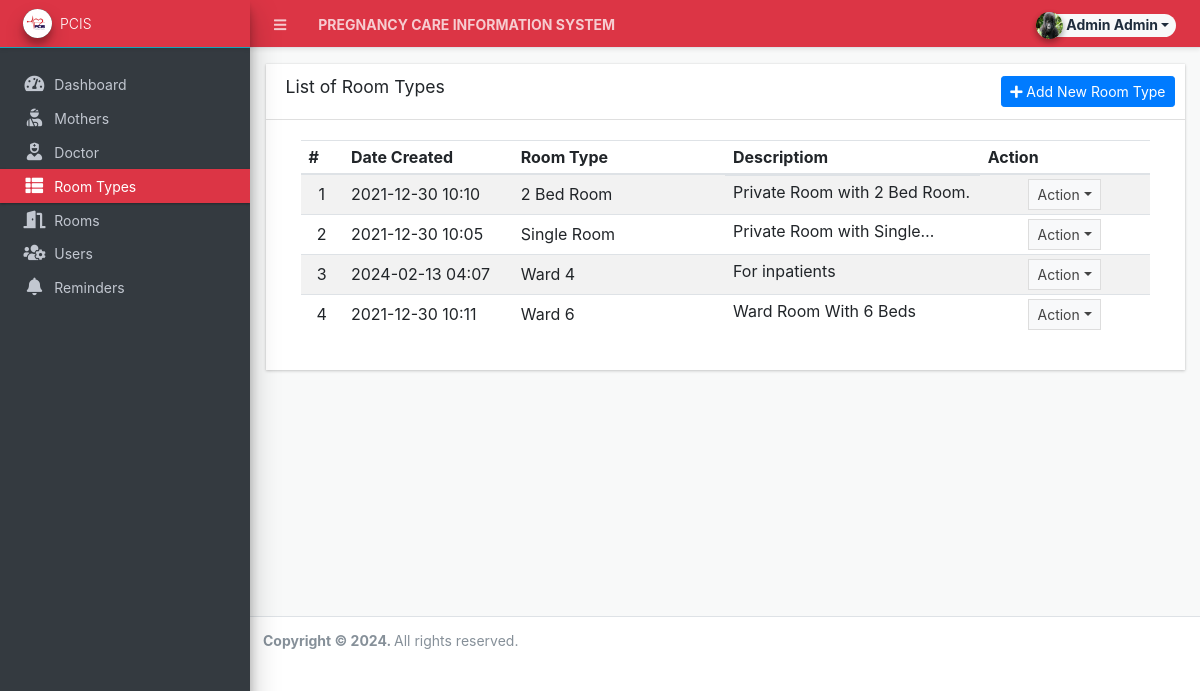
Page /?page=room_types (signed in) on the earlier database version.
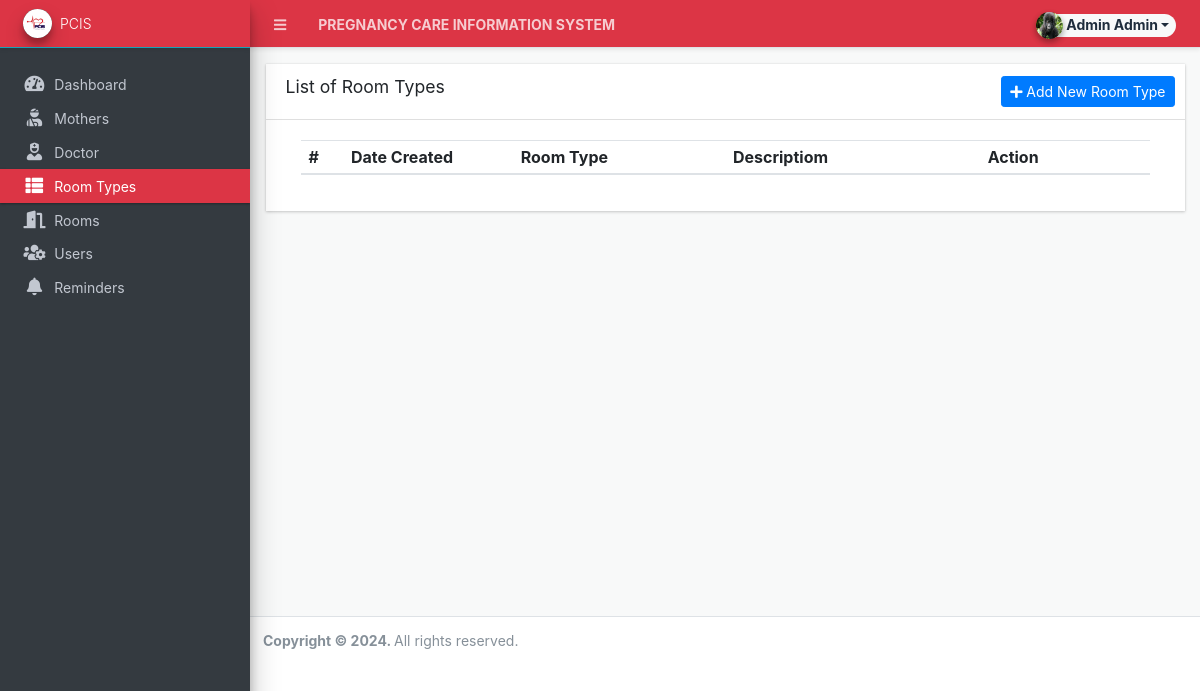
Same page on the later database version.
### tables this page shows
CREATE TABLE IF NOT EXISTS `room_type_list` (
  `id` int(30) NOT NULL AUTO_INCREMENT,
  `room` text NOT NULL,
  `description` text NOT NULL,
  `delete_flag` tinyint(1) NOT NULL DEFAULT '0',
  `date_created` datetime NOT NULL DEFAULT CURRENT_TIMESTAMP,
  `date_updated` datetime DEFAULT NULL ON UPDATE CURRENT_TIMESTAMP,
  PRIMARY KEY (`id`)
);

### config.php (called while the page is built, shortened)
<?php
require_once('classes/DBConnection.php');
require_once('classes/SystemSettings.php');
function validate_image($file){
	if(!empty($file)){
        $ex = explode('?',$file);
        $file = $ex[0];
        $param =  isset($ex[1]) ? '?'.$ex[1]  : '';
		if(is_file(base_app.$file)){
			return base_url.$file.$param;
		}else{
			return base_url.'dist/img/no-image-available.png';
		}
	}else{
		return base_url.'dist/img/no-image-available.png';
	}
}
function isMobileDevice(){
    $aMobileUA = array(
        '/iphone/i' => 'iPhone',
        '/ipod/i' => 'iPod',
        '/ipad/i' => 'iPad',
        '/android/i' => 'Android',
        '/blackberry/i' => 'BlackBerry',
        '/webos/i' => 'Mobile'
    );
    return false;
}
?>

### classes/DBConnection.php (called while the page is built, shortened)
<?php
class DBConnection{
    private $host = DB_SERVER;
    private $username = DB_USERNAME;
    private $password = DB_PASSWORD;
    private $database = DB_NAME;
    public $conn;
    public function __construct(){
        if (!isset($this->conn)) {
            $this->conn = new mysqli($this->host, $this->username, $this->password, $this->database);
        }
    }
}
?>

### classes/SystemSettings.php (called while the page is built, shortened)
<?php
class SystemSettings extends DBConnection{
	function userdata($field = ''){
		if(!empty($field)){
			if(isset($_SESSION['userdata'][$field]))
				return $_SESSION['userdata'][$field];
			else
				return null;
		}else{
			return false;
		}
	}
	function info($field=''){
		if(!empty($field)){
			if(isset($_SESSION['system_info'][$field]))
				return $_SESSION['system_info'][$field];
			else
				return false;
		}else{
			return false;
		}
	}
}
$_settings = new SystemSettings();
?>

### room_types/index.php (the view, shortened to what this page needs)
<div class="card card-outline rounded-0 ">
	<div class="card-header">
		<h3 class="card-title">List of Room Types</h3>
		<div class="card-tools">
			<a href="javascript:void(0)" id="create_new" class="btn btn-sm btn-primary"><span class="fas fa-plus"></span>  Add New Room Type</a>
		</div>
	</div>
	<div class="card-body">
		<div class="container-fluid">
        <div class="container-fluid">
			<table class="table table-hover table-striped">
				<colgroup>
					<col width="5%">
					<col width="20%">
					<col width="25%">
					<col width="30%">
					<col width="20%">
				</colgroup>
				<thead>
					<tr>
						<th>#</th>
						<th>Date Created</th>
						<th>Room Type</th>
						<th>Descriptiom</th>
						<th>Action</th>
					</tr>
				</thead>
				<tbody>
					<?php
						$i = 1;
						$qry = $conn->query("SELECT * from `room_type_list` where delete_flag = 0 order by `room` asc ");
						while($row = $qry->fetch_assoc()):
					?>
						<tr>
							<td class="text-center"><?php echo $i++; ?></td>
							<td class=""><?php echo date("Y-m-d H:i",strtotime($row['date_created'])) ?></td>
							<td><?php echo ($row['room']) ?></td>
							<td class="truncate-1"><?php echo $row['description'] ?></td>
							<td align="center">
								 <button type="button" class="btn btn-flat btn-default btn-sm dropdown-toggle dropdown-icon" data-toggle="dropdown">
				                  		Action
				                  </button>
							</td>
						</tr>
					<?php endwhile; ?>
				</tbody>
			</table>
		</div>
		</div>
	</div>
</div>

### index.php (shortened to what this page needs)
<?php require_once('config.php'); ?>
 <!DOCTYPE html>
<html lang="en" class="" style="height: auto;">
<?php require_once('inc/header.php') ?>
  <body class="sidebar-mini layout-fixed control-sidebar-slide-open layout-navbar-fixed sidebar-mini-md sidebar-mini-xs" data-new-gr-c-s-check-loaded="14.991.0" data-gr-ext-installed="" style="height: auto;">
    <div class="wrapper">
     <?php require_once('inc/topBarNav.php') ?>
     <?php require_once('inc/navigation.php') ?>
     <?php $page = isset($_GET['page']) ? $_GET['page'] : 'home';  ?>
      <div class="content-wrapper pt-3" style="min-height: 567.854px;">
        <section class="content ">
          <div class="container-fluid">
            <?php
              if(!file_exists($page.".php") && !is_dir($page)){
                  include '404.html';
              }else{
                if(is_dir($page))
                  include $page.'/index.php';
                else
                  include $page.'.php';
              }
            ?>
          </div>
        </section>
      </div>
      <?php require_once('inc/footer.php') ?>
  </body>
</html>

### inc/header.php (shortened to what this page needs)
<head>
    <link rel="stylesheet" href="<?php echo base_url ?>plugins/fontawesome-free/css/all.min.css">
    <link rel="stylesheet"
          href="<?php echo base_url ?>plugins/tempusdominus-bootstrap-4/css/tempusdominus-bootstrap-4.min.css">
    <link rel="stylesheet" href="<?php echo base_url ?>plugins/datatables-bs4/css/dataTables.bootstrap4.min.css">
    <link rel="stylesheet" href="<?php echo base_url ?>plugins/datatables-responsive/css/responsive.bootstrap4.min.css">
    <link rel="stylesheet" href="<?php echo base_url ?>plugins/datatables-buttons/css/buttons.bootstrap4.min.css">
    <link rel="stylesheet" href="<?php echo base_url ?>plugins/select2/css/select2.min.css">
    <link rel="stylesheet" href="<?php echo base_url ?>plugins/select2-bootstrap4-theme/select2-bootstrap4.min.css">
    <link rel="stylesheet" href="<?php echo base_url ?>plugins/icheck-bootstrap/icheck-bootstrap.min.css">
    <link rel="stylesheet" href="<?php echo base_url ?>plugins/jqvmap/jqvmap.min.css">
    <link rel="stylesheet" href="<?php echo base_url ?>dist/css/adminlte.css">
    <link rel="stylesheet" href="<?php echo base_url ?>dist/css/custom.css">
    <link rel="stylesheet" href="<?php echo base_url ?>plugins/overlayScrollbars/css/OverlayScrollbars.min.css">
    <link rel="stylesheet" href="<?php echo base_url ?>plugins/daterangepicker/daterangepicker.css">
    <link rel="stylesheet" href="<?php echo base_url ?>plugins/summernote/summernote-bs4.min.css">
    <link rel="stylesheet" href="<?php echo base_url ?>plugins/sweetalert2-theme-bootstrap-4/bootstrap-4.min.css">
</head>

### inc/topBarNav.php (shortened to what this page needs)
<nav class="main-header navbar navbar-expand navbar-dark border  border-teal border-top-0  border-left-0 border-right-0 text-sm shadow-sm bg-red">
  <ul class="navbar-nav">
    <li class="nav-item">
    <a class="nav-link" data-widget="pushmenu" href="#" role="button"><i class="fas fa-bars"></i></a>
    </li>
    <li class="nav-item d-none d-sm-inline-block">
      <a href="<?php echo base_url ?>" class="nav-link"><b><?php echo (!isMobileDevice()) ? $_settings->info('name'):$_settings->info('short_name'); ?></b></a>
    </li>
  </ul>
  <ul class="navbar-nav ml-auto">
    <li class="nav-item">
      <div class="btn-group nav-link">
            <button type="button" class="btn btn-rounded badge badge-light dropdown-toggle dropdown-icon" data-toggle="dropdown">
              <span><img src="<?php echo validate_image($_settings->userdata('avatar')) ?>" class="img-circle elevation-2 user-img" alt="User Image"></span>
              <span class="ml-3"><?php echo ucwords($_settings->userdata('firstname').' '.$_settings->userdata('lastname')) ?></span>
            </button>
        </div>
    </li>
  </ul>
</nav>

### inc/navigation.php (shortened to what this page needs)
<div class="main-sidebar sidebar-dark-red elevation-4 sidebar-no-expand bg-dark-red">
    <a href="<?php echo base_url ?>admin" class="brand-link bg-transparent text-sm border-info shadow-sm bg-red">
        <img src="<?php echo validate_image($_settings->info('logo')) ?>" alt="Store Logo"
             class="brand-image img-circle elevation-3 bg-black"
             style="width: 1.8rem;height: 1.8rem;max-height: unset;object-fit:scale-down;object-position:center center">
        <span class="brand-text font-weight-light"><?php echo $_settings->info('short_name') ?></span>
    </a>
    <div class="sidebar os-host os-theme-light os-host-overflow os-host-overflow-y os-host-resize-disabled os-host-transition os-host-scrollbar-horizontal-hidden">
        <div class="os-content-glue" style="margin: 0px -8px; width: 249px; height: 646px;"></div>
        <div class="os-padding">
            <div class="os-viewport os-viewport-native-scrollbars-invisible" style="overflow-y: scroll;">
                <div class="os-content" style="padding: 0px 8px; height: 100%; width: 100%;">
                    <nav class="mt-4">
                        <ul class="nav nav-pills nav-sidebar flex-column text-sm nav-compact nav-flat nav-child-indent nav-collapse-hide-child"
                            data-widget="treeview" role="menu" data-accordion="false">
                            <li class="nav-item dropdown">
                                <a href="./" class="nav-link nav-home">
                                    <i class="nav-icon fas fa-tachometer-alt"></i>
                                    <p>
                                        Dashboard
                                    </p>
                                </a>
                            </li>
                            <li class="nav-item dropdown">
                                <a href="<?php echo base_url ?>?page=patients" class="nav-link nav-patients">
                                    <i class="nav-icon fas fa-user-injured"></i>
                                    <p>
                                        Mothers
                                    </p>
                                </a>
                            </li>
                            <li class="nav-item dropdown">
                                <a href="<?php echo base_url ?>?page=doctors" class="nav-link nav-doctors">
                                    <i class="nav-icon fas fa-user-nurse"></i>
                                    <p>
                                        Doctor
                                    </p>
                                </a>
                            </li>
                            <?php if ($_settings->userdata('type') == 1): ?>
                                <li class="nav-item dropdown">
                                    <a href="<?php echo base_url ?>?page=room_types" class="nav-link nav-room_types">
                                        <i class="nav-icon fas fa-th-list"></i>
                                        <p>
                                            Room Types
                                        </p>
                                    </a>
                                </li>
                                <li class="nav-item dropdown">
                                    <a href="<?php echo base_url ?>?page=rooms" class="nav-link nav-rooms">
                                        <i class="nav-icon fas fa-door-open"></i>
                                        <p>
                                            Rooms
                                        </p>
                                    </a>
                                </li>
                                <li class="nav-item dropdown">
                                    <a href="<?php echo base_url ?>?page=user/list" class="nav-link nav-user_list">
                                        <i class="nav-icon fas fa-users-cog"></i>
                                        <p>
                                            Users
                                        </p>
                                    </a>
                                </li>
                            <?php endif; ?>
                            <li class="nav-item dropdown">
                                <a href="<?php echo base_url ?>?page=reminders" class="nav-link nav-reminders">
                                    <i class="nav-icon fas fa-bell"></i>
                                    <p>
                                        Reminders
                                    </p>
                                </a>
                            </li>
                        </ul>
                    </nav>
                </div>
            </div>
        </div>
    </div>
</div>

### inc/footer.php (shortened to what this page needs)
<footer class="main-footer text-sm">
    <strong>Copyright © <?php echo date('Y') ?>.
    </strong>
    All rights reserved.
</footer>
</div>

### inc/topBarNav.php (style rules this page uses)
.user-img { position: absolute; height: 27px; width: 27px; object-fit: cover; left: -7%; top: -12%; }
.btn-rounded { border-radius: 50px; }

Differences in the rows shown:
removed room_type_list: date_created "2021-12-30 10:10", room "2 Bed Room", description "Private Room with 2 Bed Room."
removed room_type_list: date_created "2021-12-30 10:05", room "Single Room", description "Private Room with…"
removed room_type_list: date_created "2024-02-13 04:07", room "Ward 4", description "For inpatients"
removed room_type_list: date_created "2021-12-30 10:11", room "Ward 6", description "Ward Room With 6 Beds"
